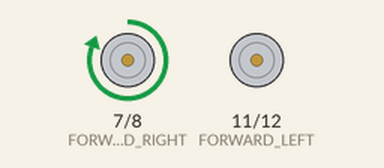
Simulated run of this sketch. Board: Arduino Uno, built with avr-gcc and run on an emulated ATmega328P. Shown: motor-driver pin pairs drawn as motors (green arrow = first pin HIGH = forward, orange = second pin HIGH = backward, longer = more drive, scaled by the enable pin). At 8.0 s the program stops and its outputs stay as they are.

Above: at 0.1 s.
At 6.1 s:
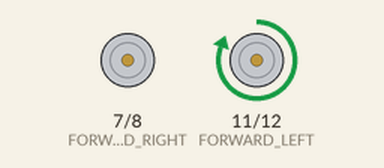
Timing chart, 0 to 7.6 s (numbered marks = the images above):
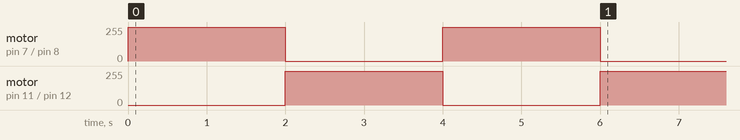

Measured:
- by itself, motor on pin 11 (FORWARD_LEFT) / pin 12 (REVERSE_LEFT): stopped → forward 255/255 at 2.0 s, → stopped 2.0 s later, → forward 255/255 2.0 s later
- by itself, motor on pin 7 (FORWARD_RIGHT) / pin 8 (REVERSE_RIGHT): alternates forward 255/255 for 2.0 s and stopped for 2.0 s, 4 changes in all, then stays stopped

The sketch:

Sketch_5_2_.ino
```cpp
int const FORWARD_RIGHT = 7;
int const REVERSE_RIGHT = 8;
int const ENABLE_RIGHT = 9;
int const ENABLE_LEFT = 10;
int const FORWARD_LEFT = 11;
int const REVERSE_LEFT = 12;
const int LEFT_FEEDBACK = 2;
const int RIGHT_FEEDBACK = 3;


void setup()
{
  pinMode(FORWARD_LEFT, OUTPUT);
  pinMode(REVERSE_LEFT, OUTPUT);
  pinMode(REVERSE_RIGHT, OUTPUT);
  pinMode(FORWARD_RIGHT, OUTPUT);
  pinMode(ENABLE_RIGHT, OUTPUT);
  pinMode(ENABLE_LEFT, OUTPUT);
}
void loop()
    {
    analogWrite(ENABLE_RIGHT, 255);
     analogWrite(ENABLE_LEFT, 40);
    digitalWrite(FORWARD_RIGHT, HIGH);
    digitalWrite(FORWARD_LEFT, LOW);
    digitalWrite(REVERSE_LEFT, LOW);
    digitalWrite(REVERSE_RIGHT, LOW);
    delay(2000);
    analogWrite(ENABLE_RIGHT, 40);
    analogWrite(ENABLE_LEFT, 255);
    digitalWrite(FORWARD_LEFT, HIGH);
    digitalWrite(FORWARD_RIGHT, LOW);
    digitalWrite(REVERSE_LEFT, LOW);
    digitalWrite(REVERSE_RIGHT, LOW);
    delay(2000);
    analogWrite(ENABLE_RIGHT, 255);
    analogWrite(ENABLE_LEFT, 40);
    digitalWrite(FORWARD_RIGHT, HIGH);
    digitalWrite(FORWARD_LEFT, LOW);
    digitalWrite(REVERSE_LEFT, LOW);
    digitalWrite(REVERSE_RIGHT, LOW);
    delay(2000);
    analogWrite(ENABLE_RIGHT, 40);
    analogWrite(ENABLE_LEFT, 255);
    digitalWrite(FORWARD_LEFT, HIGH);
    digitalWrite(FORWARD_RIGHT, LOW);
    digitalWrite(REVERSE_LEFT, LOW);
    digitalWrite(REVERSE_RIGHT, LOW);
    delay(2000);

    exit(0);
                 }
```
